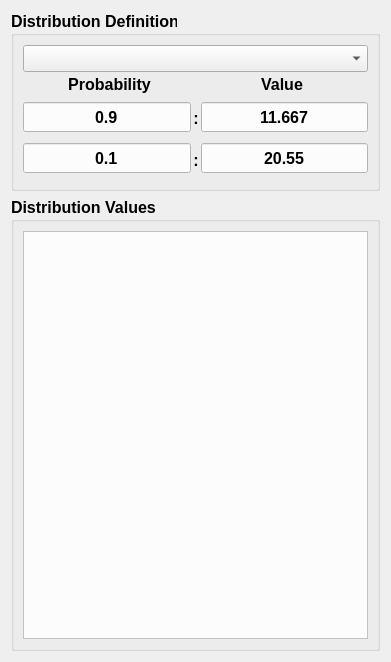
<?xml version="1.0" encoding="UTF-8"?>
<ui version="4.0">
 <class>Form</class>
 <widget class="QWidget" name="Form">
  <property name="geometry">
   <rect>
    <x>0</x>
    <y>0</y>
    <width>391</width>
    <height>662</height>
   </rect>
  </property>
  <property name="minimumSize">
   <size>
    <width>280</width>
    <height>460</height>
   </size>
  </property>
  <property name="windowTitle">
   <string>Form</string>
  </property>
  <layout class="QGridLayout" name="gridLayout">
   <item row="0" column="0">
    <widget class="QGroupBox" name="distributionDefBox">
     <property name="minimumSize">
      <size>
       <width>250</width>
       <height>180</height>
      </size>
     </property>
     <property name="maximumSize">
      <size>
       <width>16777215</width>
       <height>180</height>
      </size>
     </property>
     <property name="font">
      <font>
       <pointsize>12</pointsize>
       <weight>75</weight>
       <bold>true</bold>
      </font>
     </property>
     <property name="title">
      <string>Distribution Definition</string>
     </property>
     <layout class="QGridLayout" name="gridLayout_3">
      <item row="0" column="0">
       <layout class="QVBoxLayout" name="verticalLayout">
        <property name="spacing">
         <number>0</number>
        </property>
        <property name="sizeConstraint">
         <enum>QLayout::SetMinimumSize</enum>
        </property>
        <item>
         <widget class="QComboBox" name="comboBoxDist">
          <property name="currentText">
           <string/>
          </property>
         </widget>
        </item>
        <item>
         <layout class="QHBoxLayout" name="horizontalLayoutLabel">
          <property name="topMargin">
           <number>2</number>
          </property>
          <property name="bottomMargin">
           <number>2</number>
          </property>
          <item>
           <widget class="QLabel" name="labelProb">
            <property name="minimumSize">
             <size>
              <width>110</width>
              <height>20</height>
             </size>
            </property>
            <property name="maximumSize">
             <size>
              <width>16777215</width>
              <height>20</height>
             </size>
            </property>
            <property name="font">
             <font>
              <family>Tahoma</family>
             </font>
            </property>
            <property name="text">
             <string>Probability</string>
            </property>
            <property name="alignment">
             <set>Qt::AlignCenter</set>
            </property>
           </widget>
          </item>
          <item>
           <widget class="QLabel" name="labelValue">
            <property name="minimumSize">
             <size>
              <width>110</width>
              <height>20</height>
             </size>
            </property>
            <property name="maximumSize">
             <size>
              <width>16777215</width>
              <height>20</height>
             </size>
            </property>
            <property name="font">
             <font>
              <family>Tahoma</family>
             </font>
            </property>
            <property name="text">
             <string>Value</string>
            </property>
            <property name="alignment">
             <set>Qt::AlignCenter</set>
            </property>
           </widget>
          </item>
         </layout>
        </item>
        <item>
         <layout class="QHBoxLayout" name="horizontalLayout1">
          <item>
           <widget class="QLineEdit" name="lineEditProb1">
            <property name="minimumSize">
             <size>
              <width>0</width>
              <height>30</height>
             </size>
            </property>
            <property name="toolTip">
             <string>Enter probability between 0 and 100</string>
            </property>
            <property name="styleSheet">
             <string notr="true">selection-color: rgb(139, 218, 249);
background-color: rgb(252, 252, 252);
border-color: rgb(93, 87, 107);
alternate-background-color: rgb(255, 250, 227);
font: 75 14pt &quot;Arial&quot;;</string>
            </property>
            <property name="text">
             <string>0.9</string>
            </property>
            <property name="maxLength">
             <number>5</number>
            </property>
            <property name="alignment">
             <set>Qt::AlignCenter</set>
            </property>
            <property name="placeholderText">
             <string>90</string>
            </property>
            <property name="clearButtonEnabled">
             <bool>false</bool>
            </property>
           </widget>
          </item>
          <item>
           <widget class="QLabel" name="labeldots1">
            <property name="minimumSize">
             <size>
              <width>10</width>
              <height>45</height>
             </size>
            </property>
            <property name="font">
             <font>
              <family>Tahoma</family>
             </font>
            </property>
            <property name="text">
             <string>:</string>
            </property>
            <property name="alignment">
             <set>Qt::AlignCenter</set>
            </property>
           </widget>
          </item>
          <item>
           <widget class="QLineEdit" name="lineEditValue1">
            <property name="minimumSize">
             <size>
              <width>0</width>
              <height>30</height>
             </size>
            </property>
            <property name="toolTip">
             <string>Enter probability associated value</string>
            </property>
            <property name="styleSheet">
             <string notr="true">selection-color: rgb(139, 218, 249);
background-color: rgb(252, 252, 252);
border-color: rgb(93, 87, 107);
alternate-background-color: rgb(255, 250, 227);
font: 75 14pt &quot;Arial&quot;;</string>
            </property>
            <property name="text">
             <string>11.667</string>
            </property>
            <property name="maxLength">
             <number>10</number>
            </property>
            <property name="alignment">
             <set>Qt::AlignCenter</set>
            </property>
            <property name="placeholderText">
             <string/>
            </property>
            <property name="clearButtonEnabled">
             <bool>false</bool>
            </property>
           </widget>
          </item>
         </layout>
        </item>
        <item>
         <layout class="QHBoxLayout" name="horizontalLayout2">
          <item>
           <widget class="QLineEdit" name="lineEditProb2">
            <property name="minimumSize">
             <size>
              <width>0</width>
              <height>30</height>
             </size>
            </property>
            <property name="toolTip">
             <string>Enter probability between 0 and 100</string>
            </property>
            <property name="styleSheet">
             <string notr="true">selection-color: rgb(139, 218, 249);
background-color: rgb(252, 252, 252);
border-color: rgb(93, 87, 107);
alternate-background-color: rgb(255, 250, 227);
font: 75 14pt &quot;Arial&quot;;</string>
            </property>
            <property name="text">
             <string>0.1</string>
            </property>
            <property name="maxLength">
             <number>5</number>
            </property>
            <property name="alignment">
             <set>Qt::AlignCenter</set>
            </property>
            <property name="placeholderText">
             <string>10</string>
            </property>
            <property name="clearButtonEnabled">
             <bool>false</bool>
            </property>
           </widget>
          </item>
          <item>
           <widget class="QLabel" name="labeldots2">
            <property name="minimumSize">
             <size>
              <width>10</width>
              <height>45</height>
             </size>
            </property>
            <property name="font">
             <font>
              <family>Tahoma</family>
             </font>
            </property>
            <property name="text">
             <string>:</string>
            </property>
            <property name="alignment">
             <set>Qt::AlignCenter</set>
            </property>
           </widget>
          </item>
          <item>
           <widget class="QLineEdit" name="lineEditValue2">
            <property name="minimumSize">
             <size>
              <width>0</width>
              <height>30</height>
             </size>
            </property>
            <property name="toolTip">
             <string>Enter probability associated value</string>
            </property>
            <property name="styleSheet">
             <string notr="true">selection-color: rgb(139, 218, 249);
background-color: rgb(252, 252, 252);
border-color: rgb(93, 87, 107);
alternate-background-color: rgb(255, 250, 227);
font: 75 14pt &quot;Arial&quot;;</string>
            </property>
            <property name="text">
             <string>20.55</string>
            </property>
            <property name="maxLength">
             <number>10</number>
            </property>
            <property name="alignment">
             <set>Qt::AlignCenter</set>
            </property>
            <property name="placeholderText">
             <string/>
            </property>
            <property name="clearButtonEnabled">
             <bool>false</bool>
            </property>
           </widget>
          </item>
         </layout>
        </item>
       </layout>
      </item>
     </layout>
    </widget>
   </item>
   <item row="1" column="0">
    <widget class="QGroupBox" name="distributionValuesGroup">
     <property name="minimumSize">
      <size>
       <width>250</width>
       <height>250</height>
      </size>
     </property>
     <property name="font">
      <font>
       <pointsize>12</pointsize>
       <weight>75</weight>
       <bold>true</bold>
      </font>
     </property>
     <property name="styleSheet">
      <string notr="true"/>
     </property>
     <property name="title">
      <string>Distribution Values</string>
     </property>
     <layout class="QGridLayout" name="gridLayout_2">
      <item row="0" column="0">
       <widget class="QTableWidget" name="tableWidgetDistrValues">
        <property name="styleSheet">
         <string notr="true">selection-color: rgb(139, 218, 249);
background-color: rgb(252, 252, 252);
border-color: rgb(93, 87, 107);
alternate-background-color: rgb(255, 250, 227);
font: 75 14pt &quot;Arial&quot;;</string>
        </property>
       </widget>
      </item>
     </layout>
    </widget>
   </item>
  </layout>
 </widget>
 <resources>
  <include location="tribDesignResource.qrc"/>
 </resources>
 <connections/>
</ui>
